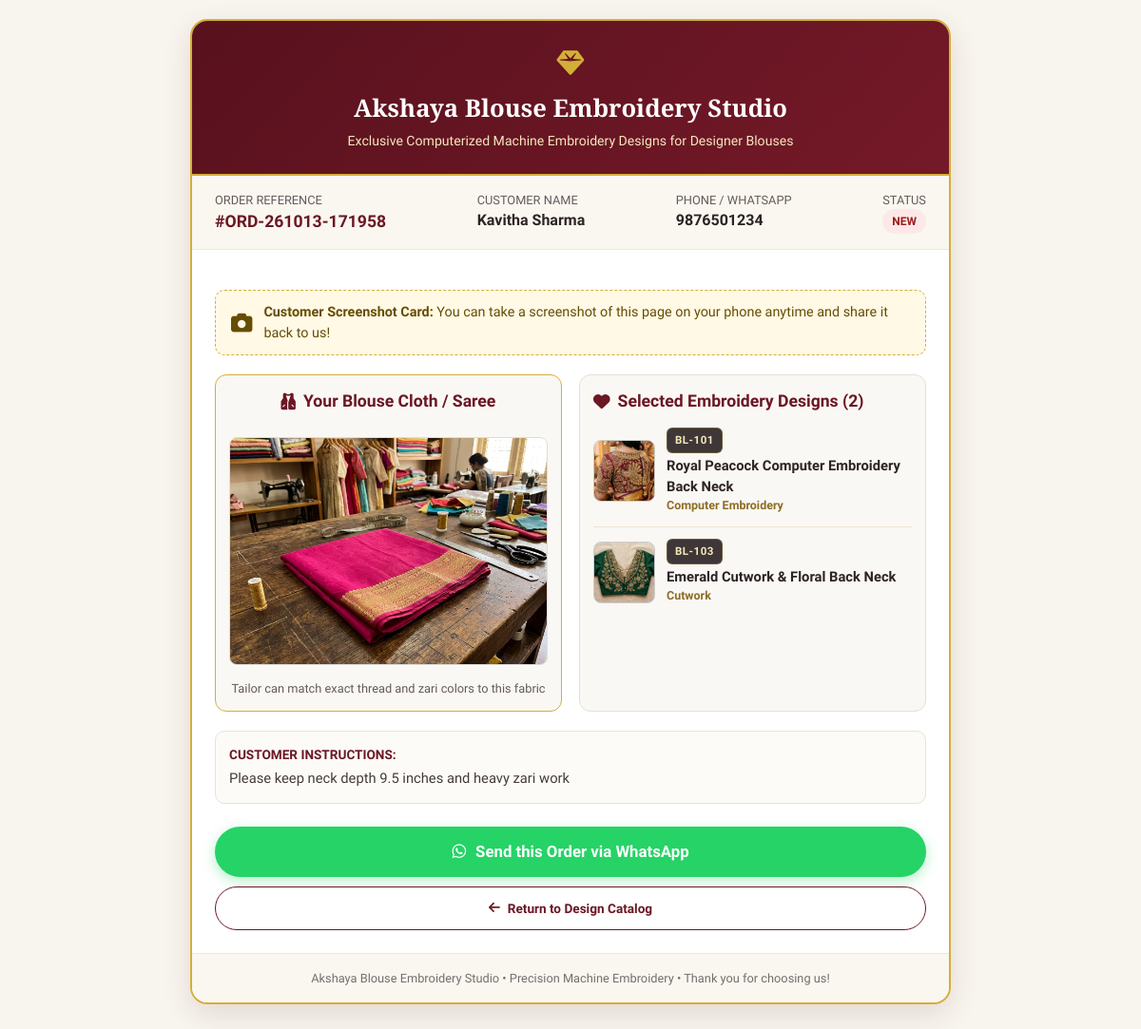
Screenshot of /order/ORD-261013-171958 with the database file from the repository.
### tables this page shows
CREATE TABLE settings (
        key TEXT PRIMARY KEY,
        value TEXT NOT NULL
    );

CREATE TABLE orders (
        id INTEGER PRIMARY KEY AUTOINCREMENT,
        order_code TEXT NOT NULL UNIQUE,
        customer_name TEXT NOT NULL,
        customer_phone TEXT NOT NULL,
        blouse_image_path TEXT,
        selected_design_ids TEXT NOT NULL,
        customer_notes TEXT,
        status TEXT DEFAULT 'NEW',
        created_at TIMESTAMP DEFAULT CURRENT_TIMESTAMP
    );

CREATE TABLE designs (
        id INTEGER PRIMARY KEY AUTOINCREMENT,
        code TEXT NOT NULL UNIQUE,
        title TEXT NOT NULL,
        category TEXT NOT NULL,
        description TEXT,
        image_path TEXT NOT NULL,
        thumb_path TEXT NOT NULL,
        pdf_source TEXT,
        pdf_page INTEGER,
        tags TEXT,
        is_active INTEGER DEFAULT 1,
        created_at TIMESTAMP DEFAULT CURRENT_TIMESTAMP
    );

### app.py (the view)
@app.get("/order/{order_code}", response_class=HTMLResponse)
async def view_order_summary(request: Request, order_code: str):
    order = db.get_order_by_code(order_code)
    if not order:
        raise HTTPException(status_code=404, detail="Order not found")
    selected_designs = db.get_designs_by_ids(order.get("selected_design_ids", []))
    settings = db.get_settings()
    return templates.TemplateResponse(request, "order_summary.html", {
        "order": order,
        "designs": selected_designs,
        "settings": settings,
        "base_url": get_base_url(request)
    })

### templates/order_summary.html (shortened to what this page needs)
<!DOCTYPE html>
<html lang="en">
<head>
  <link rel="stylesheet" href="https://cdnjs.cloudflare.com/ajax/libs/font-awesome/6.5.1/css/all.min.css">
  <link rel="stylesheet" href="/static/css/style.css">
</head>
<body>
  <div class="receipt-container">
    <div class="receipt-header">
      <div style="font-size: 1.8rem; color: #D4AF37; margin-bottom: 6px;">
        <i class="fa-solid fa-gem"></i>
      </div>
      <h1 class="receipt-title font-serif">{{ settings.business_name }}</h1>
      <p style="color: #F4E7BD; font-size: 0.88rem;">{{ settings.tagline }}</p>
    </div>
    <div class="receipt-meta">
      <div>
        <div style="color: #665A5B; font-size: 0.8rem;">ORDER REFERENCE</div>
        <div style="font-size: 1.1rem; font-weight: 800; color: #6B1724;">#{{ order.order_code }}</div>
      </div>
      <div>
        <div style="color: #665A5B; font-size: 0.8rem;">CUSTOMER NAME</div>
        <div style="font-size: 1rem; font-weight: 700; color: #2D2324;">{{ order.customer_name }}</div>
      </div>
      <div>
        <div style="color: #665A5B; font-size: 0.8rem;">PHONE / WHATSAPP</div>
        <div style="font-size: 1rem; font-weight: 700; color: #2D2324;">{{ order.customer_phone }}</div>
      </div>
      <div>
        <div style="color: #665A5B; font-size: 0.8rem;">STATUS</div>
        <span class="order-status-badge status-{{ order.status }}">{{ order.status }}</span>
      </div>
    </div>
    <div style="padding: 24px;">
      <div class="screenshot-banner">
        <i class="fa-solid fa-camera" style="font-size: 1.4rem;"></i>
        <div>
          <strong>Customer Screenshot Card:</strong> You can take a screenshot of this page on your phone anytime and share it back to us!
        </div>
      </div>
      <div class="visual-comparison-grid">
        <div class="blouse-box">
          <div class="receipt-section-title" style="justify-content: center;">
            <i class="fa-solid fa-vest"></i> Your Blouse Cloth / Saree
          </div>
          {% if order.blouse_image_path %}
          <img src="/{{ order.blouse_image_path }}" class="blouse-img-large" alt="Customer Blouse Material">
          <div style="margin-top: 8px; font-size: 0.8rem; color: #665A5B;">
            Tailor can match exact thread and zari colors to this fabric
          </div>
          {% else %}
          <div style="padding: 40px 10px; color: #888;">
            <i class="fa-solid fa-image" style="font-size: 2.5rem; margin-bottom: 8px; color: #CCC;"></i>
            <p>No blouse image was uploaded</p>
          </div>
          {% endif %}
        </div>
        <div class="designs-selection-box">
          <div class="receipt-section-title">
            <i class="fa-solid fa-heart"></i> Selected Embroidery Designs ({{ designs|length }})
          </div>
          {% for d in designs %}
          <div class="design-mini-row">
            <img src="/{{ d.thumb_path }}" alt="{{ d.title }}" class="design-mini-img">
            <div>
              <span class="badge-code" style="position: static; font-size: 0.72rem; display: inline-block;">{{ d.code }}</span>
              <div style="font-weight: 700; font-size: 0.92rem; color: #2D2324; margin-top: 2px;">{{ d.title }}</div>
              <div style="font-size: 0.78rem; color: #8C6D23; font-weight: 600;">{{ d.category }}</div>
            </div>
          </div>
          {% endfor %}
        </div>
      </div>
      {% if order.customer_notes %}
      <div style="background: #FDFBF7; border: 1px solid #EAE3D5; border-radius: 10px; padding: 14px; margin-top: 14px;">
        <div style="font-size: 0.85rem; font-weight: 700; color: #6B1724; margin-bottom: 4px;">CUSTOMER INSTRUCTIONS:</div>
        <p style="font-size: 0.92rem; color: #443B3C;">{{ order.customer_notes }}</p>
      </div>
      {% endif %}
      <div style="margin-top: 24px; display: flex; flex-direction: column; gap: 10px;">
        {% if settings.whatsapp_number %}
        <a href="https://wa.me/{{ settings.whatsapp_number }}?text=Hello!%20Here%20is%20my%20blouse%20order%20selection%20%23{{ order.order_code }}%20(Customer:%20{{ order.customer_name }})%20Link:%20{{ base_url }}/order/{{ order.order_code }}"
           target="_blank" class="btn-whatsapp-send">
          <i class="fa-brands fa-whatsapp"></i>
          <span>Send this Order via WhatsApp</span>
        </a>
        {% endif %}
        <a href="/" class="btn-select" style="text-decoration: none; padding: 12px; text-align: center;">
          <i class="fa-solid fa-arrow-left"></i> Return to Design Catalog
        </a>
      </div>
    </div>
    <div style="background: #FAF7F0; padding: 16px; text-align: center; font-size: 0.8rem; color: #776D6E; border-top: 1px solid #EFE8DA;">
      {{ settings.business_name }} &bull; Precision Machine Embroidery &bull; Thank you for choosing us!
    </div>
  </div>
</body>
</html>

### static/css/style.css (style rules this page uses)
:root { --primary: #6B1724; --primary-dark: #4A0E17; --primary-light: #8E2333; --gold: #D4AF37; --gold-light: #F4E7BD; --gold-dark: #A68015; --gold-gradient: linear-gradient(135deg, #DFBA49 0%, #C89F2A 50%, #9F7913 100%); --bg-creme: #FDFBF7; --bg-card: #FFFFFF; --text-main: #241D1E; --text-muted: #665A5B; --border-light: #EFE8DA; --whatsapp-green: #25D366; --whatsapp-dark: #128C7E; --shadow-sm: 0 2px 8px rgba(107, 23, 36, 0.06); --shadow-md: 0 8px 24px rgba(107, 23, 36, 0.10); --shadow-lg: 0 16px 36px rgba(107, 23, 36, 0.16); --radius-sm: 8px; --radius-md: 14px; --radius-lg: 22px; }
* { box-sizing: border-box; margin: 0; padding: 0; -webkit-tap-highlight-color: transparent; }
body { font-family: 'Plus Jakarta Sans', -apple-system, BlinkMacSystemFont, "Segoe UI", Roboto, sans-serif; background-color: var(--bg-creme); color: var(--text-main); line-height: 1.5; min-height: 100vh; padding-bottom: 90px; }
h1, h2, h3, h4, .font-serif { font-family: 'Playfair Display', Georgia, serif; }
.badge-code { position: absolute; top: 10px; left: 10px; background: rgba(30, 20, 22, 0.85); backdrop-filter: blur(4px); color: var(--gold-light); font-size: 0.75rem; font-weight: 700; padding: 4px 8px; border-radius: 6px; letter-spacing: 0.5px; border: 1px solid rgba(212, 175, 55, 0.3); }
.btn-select { width: 100%; padding: 10px 12px; border-radius: 30px; border: 1.5px solid var(--primary); background-color: #FFFFFF; color: var(--primary); font-size: 0.85rem; font-weight: 700; display: flex; align-items: center; justify-content: center; gap: 8px; cursor: pointer; transition: all 0.2s ease; }
.btn-whatsapp-send { width: 100%; background: var(--whatsapp-green); color: #FFF; font-size: 1.05rem; font-weight: 700; padding: 14px; border-radius: 30px; border: none; cursor: pointer; display: flex; align-items: center; justify-content: center; gap: 10px; text-decoration: none; box-shadow: 0 4px 14px rgba(37, 211, 102, 0.35); transition: all 0.2s; }
.order-status-badge { display: inline-block; padding: 4px 10px; border-radius: 20px; font-size: 0.75rem; font-weight: 700; text-transform: uppercase; }
.status-NEW { background: #FDE8E8; color: #9B1C1C; }

### templates/order_summary.html (style rules this page uses)
body { background-color: #F8F5EE; padding: 20px 10px 60px 10px; }
.receipt-container { max-width: 800px; margin: 0 auto; background: #FFFFFF; border-radius: 18px; box-shadow: 0 10px 30px rgba(74, 14, 23, 0.12); border: 2px solid #D4AF37; overflow: hidden; }
.receipt-header { background: linear-gradient(135deg, #58111D 0%, #751928 100%); color: #FFFDF9; padding: 24px; text-align: center; border-bottom: 2px solid #D4AF37; }
.receipt-title { font-size: 1.6rem; font-weight: 700; color: #FFF; margin-bottom: 4px; }
.receipt-meta { display: flex; justify-content: space-between; flex-wrap: wrap; background: #FAF7F0; padding: 16px 24px; border-bottom: 1px solid #EFE8DA; font-size: 0.9rem; }
.receipt-section-title { font-size: 1.1rem; font-weight: 700; color: #6B1724; margin-bottom: 14px; display: flex; align-items: center; gap: 8px; }
.visual-comparison-grid { display: grid; grid-template-columns: 1fr 1fr; gap: 18px; margin: 20px 0; }
.blouse-box { background: #FAF8F5; border: 1.5px solid #D4AF37; border-radius: 12px; padding: 14px; text-align: center; }
.blouse-img-large { width: 100%; height: 240px; object-fit: cover; border-radius: 8px; margin-top: 10px; border: 1px solid #DDD; }
.designs-selection-box { background: #FAF8F5; border: 1.5px solid #E5DFD3; border-radius: 12px; padding: 14px; }
.design-mini-row { display: flex; gap: 12px; align-items: center; margin-bottom: 12px; padding-bottom: 12px; border-bottom: 1px solid #EAE3D5; }
.design-mini-row:last-child { border-bottom: none; margin-bottom: 0; padding-bottom: 0; }
.design-mini-img { width: 65px; height: 65px; border-radius: 8px; object-fit: cover; flex-shrink: 0; border: 1px solid #CCC; }
.screenshot-banner { background: #FFF9E6; border: 1px dashed #D4AF37; padding: 12px 16px; border-radius: 10px; margin: 18px 0; display: flex; align-items: center; gap: 12px; font-size: 0.9rem; color: #664D03; }

### rows the page displays
settings: business_name "Akshaya Blouse Embroidery Studio"
settings: tagline "Exclusive Computerized Machine Embroidery Designs for Designer Blouses"
orders: order_code "ORD-261013-171958", customer_name "Kavitha Sharma", customer_phone "9876501234", status "NEW", blouse_image_path (picture), customer_notes "Please keep neck depth 9.5 inches and heavy zari work"
designs: thumb_path (picture), code "BL-101", title "Royal Peacock Computer Embroidery Back Neck", category "Computer Embroidery"
designs: thumb_path (picture), code "BL-103", title "Emerald Cutwork & Floral Back Neck", category "Cutwork"

### other values shown
{{ designs|length }} "2"
